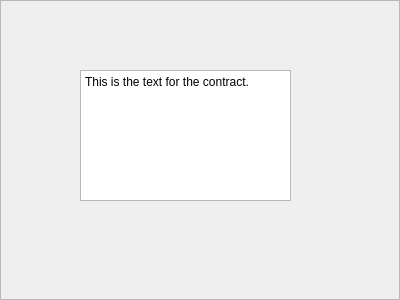
<?xml version="1.0" encoding="UTF-8"?>
<ui version="4.0">
 <class>Frame</class>
 <widget class="QFrame" name="Frame">
  <property name="geometry">
   <rect>
    <x>0</x>
    <y>0</y>
    <width>400</width>
    <height>300</height>
   </rect>
  </property>
  <property name="contextMenuPolicy">
   <enum>Qt::DefaultContextMenu</enum>
  </property>
  <property name="windowTitle">
   <string>Frame</string>
  </property>
  <property name="frameShape">
   <enum>QFrame::StyledPanel</enum>
  </property>
  <property name="frameShadow">
   <enum>QFrame::Raised</enum>
  </property>
  <widget class="QTextEdit" name="textEdit">
   <property name="geometry">
    <rect>
     <x>80</x>
     <y>70</y>
     <width>211</width>
     <height>131</height>
    </rect>
   </property>
   <property name="html">
    <string>&lt;!DOCTYPE HTML PUBLIC &quot;-//W3C//DTD HTML 4.0//EN&quot; &quot;http://www.w3.org/TR/REC-html40/strict.dtd&quot;&gt;
&lt;html&gt;&lt;head&gt;&lt;meta name=&quot;qrichtext&quot; content=&quot;1&quot; /&gt;&lt;style type=&quot;text/css&quot;&gt;
p, li { white-space: pre-wrap; }
&lt;/style&gt;&lt;/head&gt;&lt;body style=&quot; font-family:'Sans Serif'; font-size:9pt; font-weight:400; font-style:normal;&quot;&gt;
&lt;p style=&quot; margin-top:0px; margin-bottom:0px; margin-left:0px; margin-right:0px; -qt-block-indent:0; text-indent:0px;&quot;&gt;This is the text for the contract.&lt;/p&gt;&lt;/body&gt;&lt;/html&gt;</string>
   </property>
  </widget>
 </widget>
 <resources/>
 <connections>
  <connection>
   <sender>textEdit</sender>
   <signal>selectionChanged()</signal>
   <receiver>textEdit</receiver>
   <slot>setFocus()</slot>
   <hints>
    <hint type="sourcelabel">
     <x>250</x>
     <y>148</y>
    </hint>
    <hint type="destinationlabel">
     <x>138</x>
     <y>136</y>
    </hint>
   </hints>
  </connection>
  <connection>
   <sender>textEdit</sender>
   <signal>customContextMenuRequested(QPoint)</signal>
   <receiver>textEdit</receiver>
   <slot>show()</slot>
   <hints>
    <hint type="sourcelabel">
     <x>110</x>
     <y>133</y>
    </hint>
    <hint type="destinationlabel">
     <x>113</x>
     <y>119</y>
    </hint>
   </hints>
  </connection>
 </connections>
</ui>
